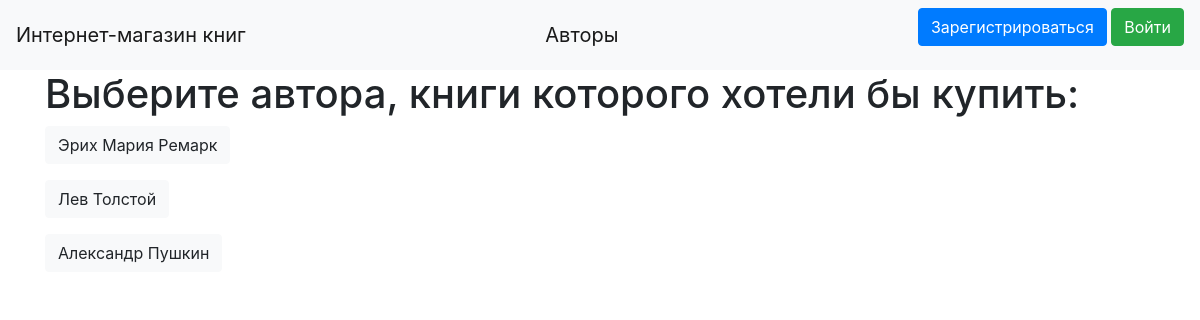
Before: /list_of_authors with the older database file.
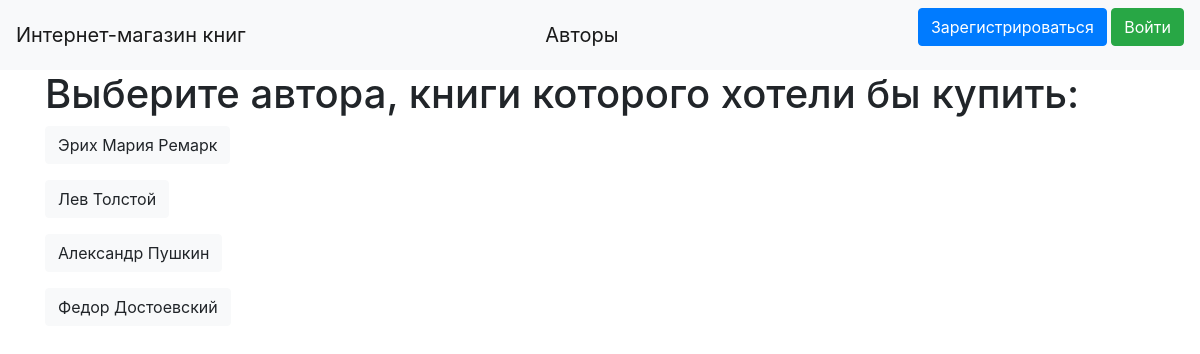
After: the same page with the newer database file.
### data/author.py (models this page shows)
class Author(SqlAlchemyBase, SerializerMixin):
    __tablename__ = 'author'
    id = sqlalchemy.Column(sqlalchemy.Integer, primary_key=True, autoincrement=True)
    name = sqlalchemy.Column(sqlalchemy.String, nullable=True)
    books = orm.relation("Books", back_populates='author')

### main.py (the view)
@app.route('/list_of_authors')
def list_of_authors():
    session = db_session.create_session()
    author = session.query(Author)
    return render_template("list_of_authors.html", author=author)

### data/db_session.py (called while the page is built)
def create_session() -> Session:
    global __factory
    return __factory()

### templates/list_of_authors.html (shortened to what this page needs)
{% extends "base.html" %}
{% block content %}
<h1>Выберите автора, книги которого хотели бы купить:</h1>
{% for item in author %}
<p>
<a class="btn btn-light" href="/books/{{ item.id }}">{{ item.name }}</a>
</p>
{% endfor %}
{% endblock %}

### templates/base.html (shortened to what this page needs)
<!doctype html>
<html lang="en">
<head>
    <link rel="stylesheet"
          href="https://stackpath.bootstrapcdn.com/bootstrap/4.4.1/css/bootstrap.min.css"
>
</head>
<body>
<header>
    <nav class="navbar navbar-light bg-light">
        <a class="navbar-brand" href="/">Интернет-магазин книг</a>
        <a class="navbar-brand" href="/list_of_authors">Авторы</a>
        {% if current_user.is_authenticated %}
        <p>
            <a class="btn btn-warning" href="/shopping_cart">{{ current_user.name }}</a>
            <a class="btn btn-success" href="/logout">Выйти</a>
        </p>
{% else %}
    <p>
        <a class="btn btn-primary " href="/register">Зарегистрироваться</a>
        <a class="btn btn-success" href="/login">Войти</a>
    </p>
{% endif %}
    </nav>
</header>
<main role="main" class="container">
    {% block content %}{% endblock %}
</main>
</body>
</html>

Changed rows visible on the page:
added Author: name "Федор Достоевский"
